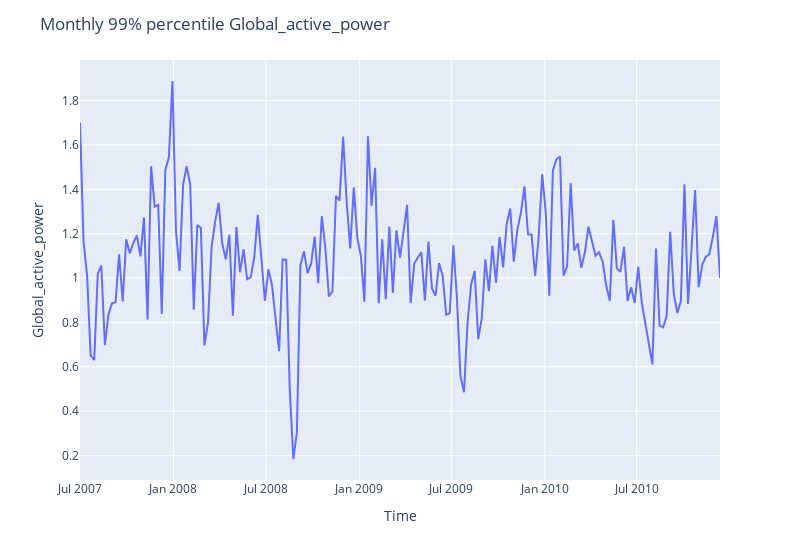

The code cell stored with this chart in its notebook:
### Markdown cell above
# Read parquet dataset

### Code cell
df = pd.read_parquet("data/household.parquet")

# Exclude data before July 2007
df = df.loc["2007-07":]
df_monthly = df.resample("W").mean()
var = "Global_active_power"
fig = run_sequence_plot(
    df_monthly.index, df_monthly[var], f"Monthly 99% percentile {var}", "Time", f"{var}"
)
fig.show()

### Figure 1 — Plotly figure (JSON) as saved in the notebook; plotly's stock layout.template omitted (floating-point values rounded to 4 significant figures; data arrays with more than 128 entries replaced by an {"elided": "..."} marker saying what was removed)
{"data": [{"hovertemplate": "x=%{x}<br>y=%{y}<extra></extra>", "legendgroup": "", "line": {"color": "#636efa", "dash": "solid"}, "marker": {"symbol": "circle"}, "mode": "lines", "name": "", "orientation": "v", "showlegend": false, "x": {"elided": "181 str values"}, "xaxis": "x", "y": {"elided": "181 float values"}, "yaxis": "y", "type": "scatter"}], "layout": {"xaxis": {"anchor": "y", "domain": [0.0, 1.0], "title": {"text": "Time"}}, "yaxis": {"anchor": "x", "domain": [0.0, 1.0], "title": {"text": "Global_active_power"}}, "legend": {"tracegroupgap": 0}, "margin": {"t": 60}, "title": {"text": "Monthly 99% percentile Global_active_power"}, "width": 800}}
